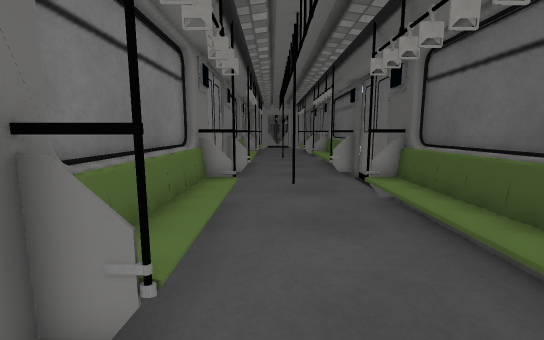
view 1 (above)

12 first-person views from a walk through a scene from a Unity 3-D project. The camera is 1.2 m above the floor, tilts 8° down and sees 90° across. The floor is counted in squares, 0.5 m on a side. Each view is taken from the middle of a square. On the plan, view 1 faces up. The plan holds only what a view shows up to about 18 squares ahead; the rest is blank. The place goes on beyond the plan. The player is left out. Some surface patterns are stand-ins.

view 2
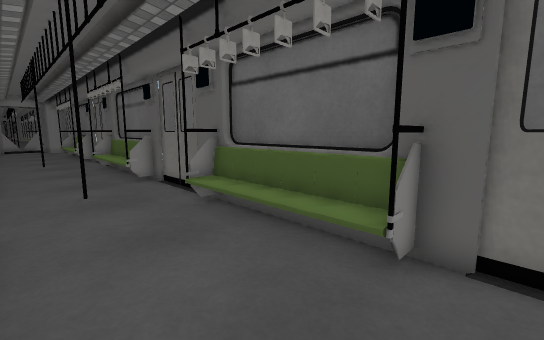

view 3
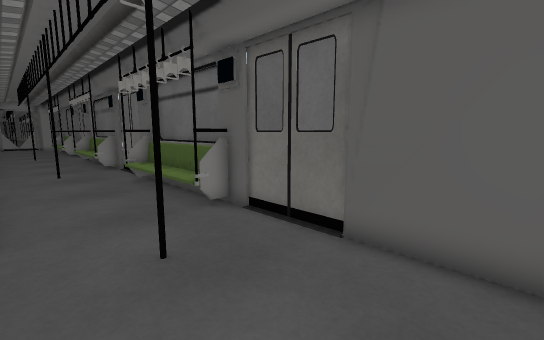

view 4
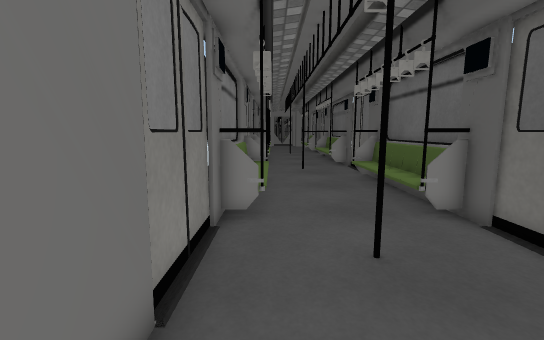

view 5
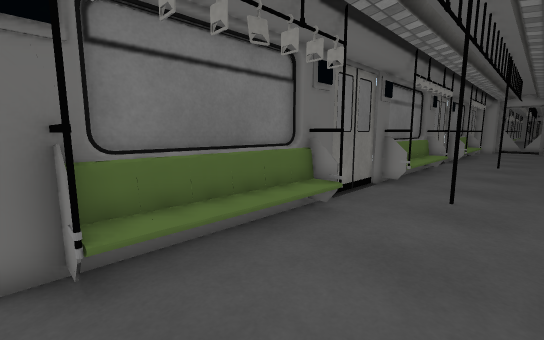

view 6
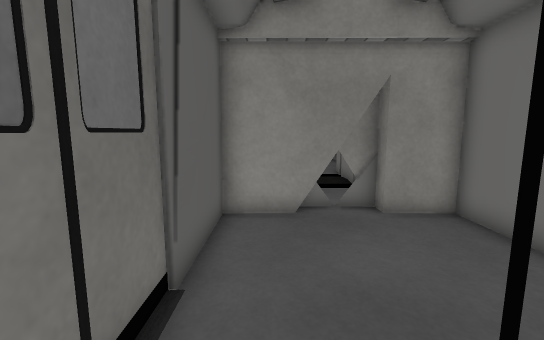

view 7
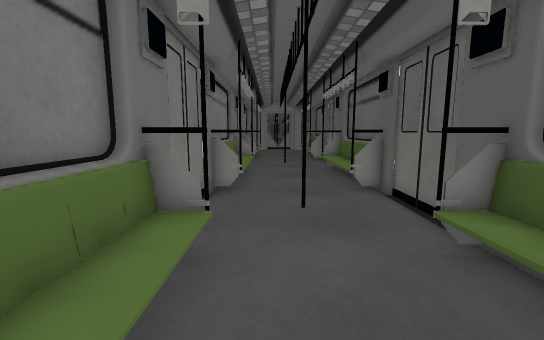

view 8
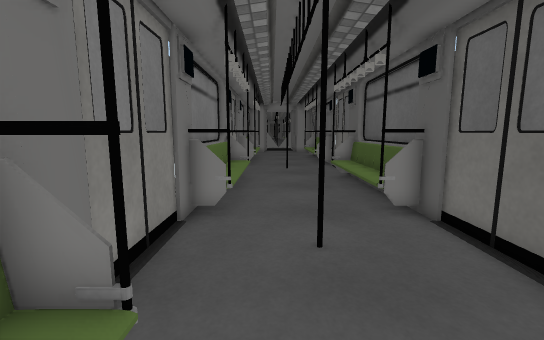

view 9
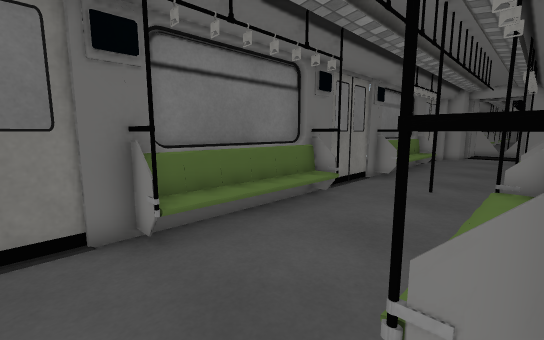

view 10
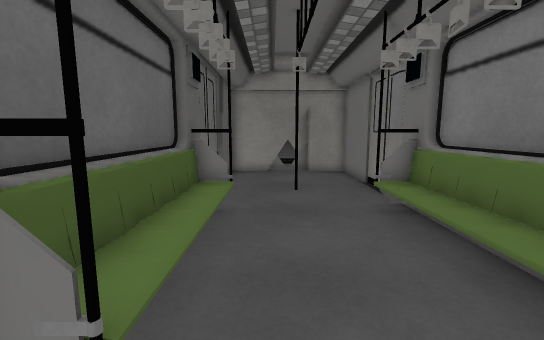

view 11
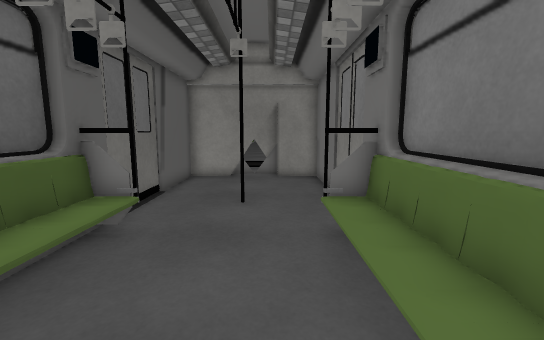

view 12
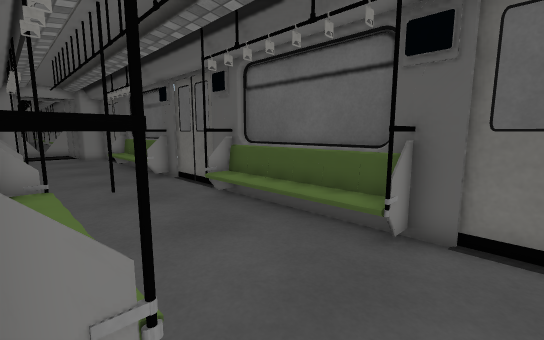

### Floor plan
Key: @ floor where view 1 was taken; # wall or solid block; . floor; / step, stairs or slope; = window, fence, low wall or low ledge.
Columns run from 3 left of view 1 to 5 right of it. Each row starts with its distance up from view 1.
 23 ##.....##
 22 ##/.../##
 21 ##/.../##
 20 #=/.../=#
 19 #=/.../=#
 18 #=/.../=#
 17 #=/.../=#
 16 #=/.../=#
 15 ##/.../##
 14 ##.....##
 13 #.......#
 12 #...#...#
 11 #.......#
 10 ##.....##
  9 ##.....##
  8 #=.....=#
  7 ###...###
  6   #...#
  5   #...#
  4  ##...##
  3 ###...###
  2 ##.....##
  1 #.......#
  0 #..@#...#
 -1 #.......#
 -2 ##.....##
 -3 ##.....##
 -4  #.....#
 -5  #.....#
 -6  #######

Positions as (right, up) in squares from view 1, and headings:
1: (0, 0), facing up
2: (-1, 1), facing up-right
3: (-1, -5), facing up-right
4: (-1, -5), facing up
5: (3, 2), facing up-left
6: (3, 2), facing down
7: (0, 4), facing up
8: (0, 7), facing up
9: (4, 13), facing up-left
10: (2, 11), facing down
11: (0, 9), facing down
12: (-2, 13), facing up-right
